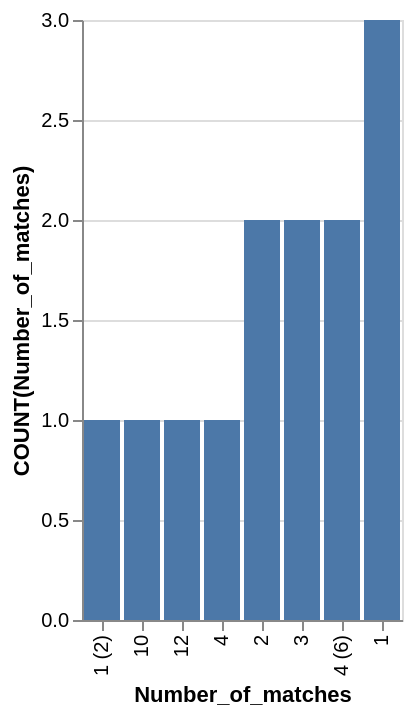

The specification (Vega-Lite) saved for this image:
### Vega-Lite specification from a JSON file in a GitHub repository (floating-point values rounded to 4 significant figures)
{"data": {"values": [{"x_data": "1 (2)", "y_data": 1}, {"x_data": "10", "y_data": 1}, {"x_data": "12", "y_data": 1}, {"x_data": "4", "y_data": 1}, {"x_data": "2", "y_data": 2}, {"x_data": "3", "y_data": 2}, {"x_data": "4 (6)", "y_data": 2}, {"x_data": "1", "y_data": 3}]}, "mark": "bar", "encoding": {"x": {"field": "x_data", "type": "nominal", "title": "Number_of_matches", "sort": {"op": "sum", "field": "y_data", "order": "ascending"}}, "y": {"field": "y_data", "type": "quantitative", "title": "COUNT(Number_of_matches)"}}}
